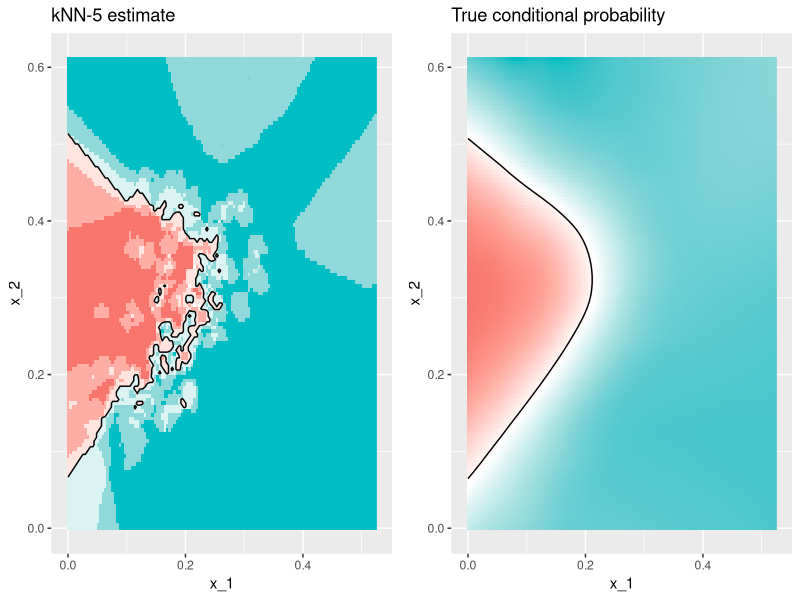
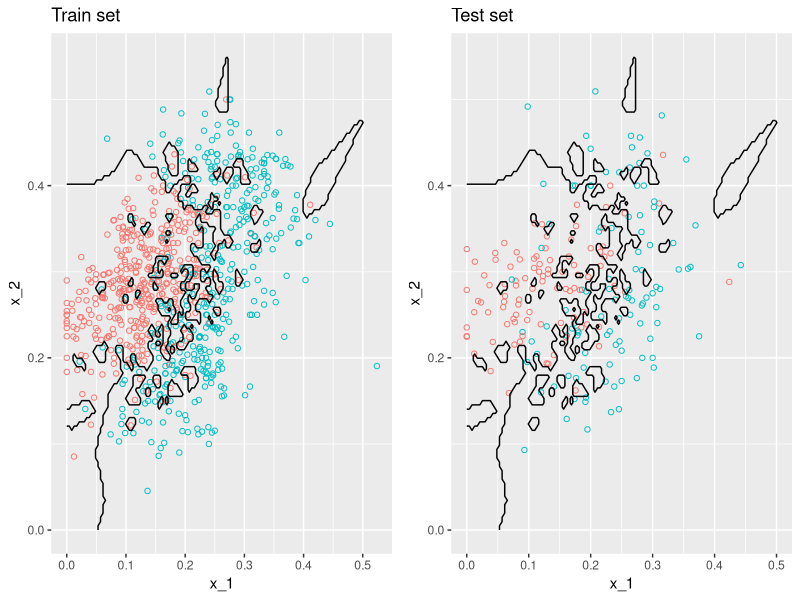
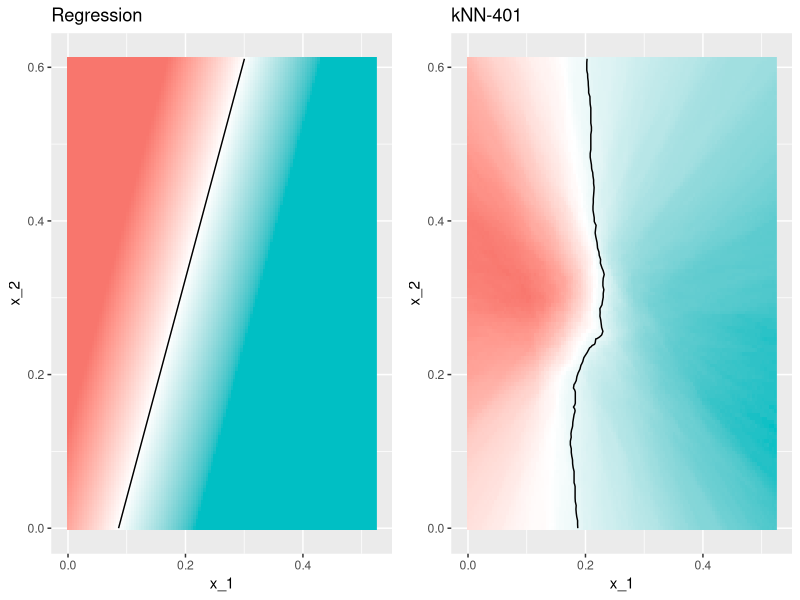
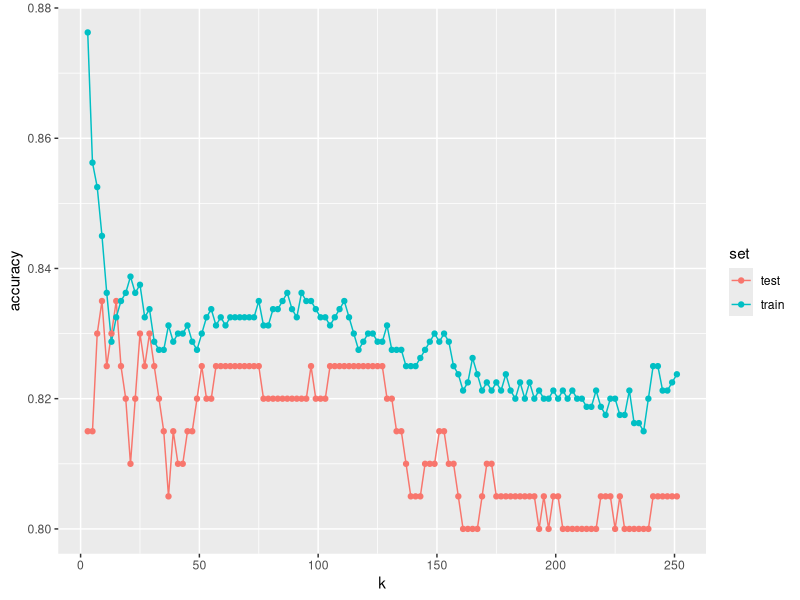

These charts were generated, in order, by the following R code: (Note: this script raises an error after producing the figures.)
## ---- chunk 1
library(dslabs)
library(caret)
knn_fit <- knn3(y ~ ., data = mnist_27$train, k = 5)
## ---- chunk 2
y_hat_knn <- predict(knn_fit, mnist_27$test, type = "class")
confusionMatrix(y_hat_knn, mnist_27$test$y)$overall["Accuracy"]
## ---- chunk 3
library(tidyverse)
# We use this function to plot the estimated conditional probabilities
plot_cond_prob <- function(p_hat = NULL){
  tmp <- mnist_27$true_p
  if (!is.null(p_hat)) {
    tmp <- mutate(tmp, p = p_hat)
  }
  tmp |> ggplot(aes(x_1, x_2, z = p)) +
  geom_raster(aes(fill = p), show.legend = FALSE) +
  scale_fill_gradientn(colors = c("#F8766D", "white", "#00BFC4")) +
  stat_contour(breaks = c(0.5), color = "black")
}
## ---- chunk 4
p1 <- plot_cond_prob() + ggtitle("True conditional probability")

p2 <- plot_cond_prob(predict(knn_fit, mnist_27$true_p)[,2]) +
  ggtitle("kNN-5 estimate")
library(gridExtra)

grid.arrange(p2, p1, nrow = 1)
## ---- chunk 5
y_hat_knn <- predict(knn_fit, mnist_27$train, type = "class")
confusionMatrix(y_hat_knn, mnist_27$train$y)$overall["Accuracy"]

y_hat_knn <- predict(knn_fit, mnist_27$test, type = "class")
confusionMatrix(y_hat_knn, mnist_27$test$y)$overall["Accuracy"]
## ---- chunk 6
knn_fit_1 <- knn3(y ~ ., data = mnist_27$train, k = 1)
y_hat_knn_1 <- predict(knn_fit_1, mnist_27$train, type = "class")
confusionMatrix(y_hat_knn_1, mnist_27$train$y)$overall[["Accuracy"]]
## ---- chunk 7
y_hat_knn_1 <- predict(knn_fit_1, mnist_27$test, type = "class")
confusionMatrix(y_hat_knn_1, mnist_27$test$y)$overall["Accuracy"]
## ---- chunk 8
tmp <- mnist_27$true_p
tmp$knn <- predict(knn_fit_1, newdata = mnist_27$true_p)[,2]
p1 <- tmp |>
  ggplot() +
  geom_point(data = mnist_27$train, aes(x_1, x_2, color = y),
             pch = 21, show.legend = FALSE) +
  scale_fill_gradientn(colors = c("#F8766D","white","#00BFC4")) +
  stat_contour(aes(x_1, x_2, z = knn), breaks = c(0.5), color = "black") +
  ggtitle("Train set")

p2 <- tmp |>
  ggplot() +
  geom_point(data = mnist_27$test, aes(x_1, x_2, color = y), 
             pch = 21, show.legend = FALSE) +
  scale_fill_gradientn(colors = c("#F8766D","white","#00BFC4")) +
  stat_contour(aes(x_1, x_2, z = knn), breaks = c(0.5), color = "black") +
  ggtitle("Test set")

grid.arrange(p1, p2, nrow = 1)
## ---- chunk 9
knn_fit_401 <- knn3(y ~ ., data = mnist_27$train, k = 401)
y_hat_knn_401 <- predict(knn_fit_401, mnist_27$test, type = "class")
confusionMatrix(y_hat_knn_401, mnist_27$test$y)$overall["Accuracy"]
## ---- chunk 10
fit_lm <- lm(y ~ ., data = mutate(mnist_27$train, y=y == "7"))
p_hat <- predict(fit_lm, newdata = mnist_27$true_p)
p_hat <- scales::squish(p_hat, c(0, 1))
p1 <- plot_cond_prob(p_hat) +
  ggtitle("Regression")

p2 <- plot_cond_prob(predict(knn_fit_401, mnist_27$true_p)[,2]) +
  ggtitle("kNN-401")
  
grid.arrange(p1, p2, nrow = 1)
## ---- chunk 11
ks <- seq(3, 251, 2)
accuracy <- sapply(ks, function(k){
  fit <- knn3(y ~ ., data = mnist_27$train, k = k)
  
  y_hat <- predict(fit, mnist_27$train, type = "class")
  cm_train <- confusionMatrix(y_hat, mnist_27$train$y)
  train_error <- cm_train$overall[["Accuracy"]]
  
  y_hat <- predict(fit, mnist_27$test, type = "class")
  cm_test <- confusionMatrix(y_hat, mnist_27$test$y)
  test_error <- cm_test$overall[["Accuracy"]]
  
  c(train = train_error, test = test_error)
})
## ---- chunk 12
data.frame(k = ks, train = accuracy["train",], test = accuracy["test",]) |>
  pivot_longer(-k, values_to = "accuracy", names_to = "set") |>
  mutate(set = factor(set, levels = c("test", "train"))) |>
  ggplot(aes(k, accuracy, color = set)) + 
  geom_line() +
  geom_point() 
## ---- chunk 13
if (knitr::is_html_output()) {
  knitr::opts_chunk$set(out.width = "500px",
                        out.extra = 'style="display: block; margin-left: auto; margin-right: auto; background-color: #000; padding:3px;"')
} else{
  knitr::opts_chunk$set(out.width = "35%")
}
## ---- chunk 14
knitr::include_graphics("img/cv-1.png")
## ---- chunk 15
knitr::include_graphics("img/cv-3.png")
## ---- chunk 16
knitr::include_graphics("img/cv-4.png")
## ---- chunk 17
knitr::include_graphics("img/cv-5.png")
## ---- chunk 18
knitr::include_graphics("img/cv-6.png")
## ---- chunk 19
knitr::include_graphics("img/cv-7.png")
## ---- chunk 20
knitr::include_graphics("img/cv-8.png")
## ---- chunk 21
knitr::opts_chunk$set(out.width = "70%", out.extra = NULL)
## ---- chunk 22
set.seed(2023-11-30)
boot <- train(y ~ ., method = "knn", tuneGrid = data.frame(k=ks), 
              data = mnist_27$train, 
              trControl = trainControl(number = 100))
cv <- train(y ~ ., method = "knn", 
            tuneGrid = data.frame(k = ks), 
            data = mnist_27$train,
            trControl = trainControl(method = "cv", 
                                     number = 10, p = .9))

data.frame(k = ks, naive = accuracy["test",], 
           cv = cv$results[,2],
           boot = boot$results[,2]) |>
  pivot_longer(-k, values_to = "Accuracy", names_to = "set") |>
  mutate(set = factor(set, levels = c("naive", "cv", "boot"),
                      labels = c("Simple", "K-fold", "Boostrap"))) |>
  ggplot(aes(k, Accuracy, color = set)) + 
  geom_line() 
